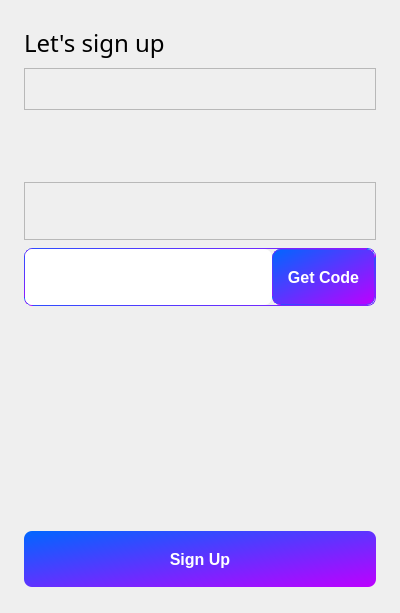
<?xml version="1.0" encoding="UTF-8"?>
<ui version="4.0">
 <class>signUp</class>
 <widget class="QWidget" name="signUp">
  <property name="geometry">
   <rect>
    <x>0</x>
    <y>0</y>
    <width>400</width>
    <height>613</height>
   </rect>
  </property>
  <property name="sizePolicy">
   <sizepolicy hsizetype="Fixed" vsizetype="Fixed">
    <horstretch>0</horstretch>
    <verstretch>0</verstretch>
   </sizepolicy>
  </property>
  <property name="windowTitle">
   <string>Form</string>
  </property>
  <property name="styleSheet">
   <string notr="true"/>
  </property>
  <layout class="QVBoxLayout" name="verticalLayout">
   <property name="spacing">
    <number>8</number>
   </property>
   <property name="leftMargin">
    <number>24</number>
   </property>
   <property name="topMargin">
    <number>0</number>
   </property>
   <property name="rightMargin">
    <number>24</number>
   </property>
   <property name="bottomMargin">
    <number>0</number>
   </property>
   <item>
    <spacer name="verticalSpacer">
     <property name="orientation">
      <enum>Qt::Vertical</enum>
     </property>
     <property name="sizeHint" stdset="0">
      <size>
       <width>20</width>
       <height>40</height>
      </size>
     </property>
    </spacer>
   </item>
   <item>
    <widget class="QLabel" name="label">
     <property name="sizePolicy">
      <sizepolicy hsizetype="Preferred" vsizetype="Preferred">
       <horstretch>0</horstretch>
       <verstretch>0</verstretch>
      </sizepolicy>
     </property>
     <property name="font">
      <font>
       <family>微软雅黑</family>
       <pointsize>-1</pointsize>
       <bold>false</bold>
      </font>
     </property>
     <property name="styleSheet">
      <string notr="true">font-size:24px;</string>
     </property>
     <property name="text">
      <string>Let's sign up</string>
     </property>
    </widget>
   </item>
   <item>
    <widget class="QFrame" name="frame">
     <property name="frameShape">
      <enum>QFrame::StyledPanel</enum>
     </property>
     <property name="frameShadow">
      <enum>QFrame::Raised</enum>
     </property>
     <layout class="QHBoxLayout" name="horizontalLayout">
      <property name="spacing">
       <number>0</number>
      </property>
      <property name="leftMargin">
       <number>0</number>
      </property>
      <property name="topMargin">
       <number>0</number>
      </property>
      <property name="rightMargin">
       <number>0</number>
      </property>
      <property name="bottomMargin">
       <number>0</number>
      </property>
      <item>
       <widget class="QComboBox" name="cbPhone">
        <property name="sizePolicy">
         <sizepolicy hsizetype="Preferred" vsizetype="Preferred">
          <horstretch>0</horstretch>
          <verstretch>0</verstretch>
         </sizepolicy>
        </property>
        <property name="minimumSize">
         <size>
          <width>120</width>
          <height>40</height>
         </size>
        </property>
        <property name="maximumSize">
         <size>
          <width>120</width>
          <height>40</height>
         </size>
        </property>
        <property name="styleSheet">
         <string notr="true">QComboBox{
	border:none;
	background-color: rgba(255, 255, 255,0);
	padding-left:10px;
}

QComboBox::drop-down {
    subcontrol-origin: padding;
    subcontrol-position: top left;
    width: 20px;
    border-top-right-radius: 3px; 
    border-bottom-right-radius: 3px;
}

QComboBox::down-arrow {
	image: url(:/QtTest/icon/Speech/down.png);
}

QComboBox QAbstractItemView::item { 
	min-height: 40px;
}
</string>
        </property>
        <property name="iconSize">
         <size>
          <width>32</width>
          <height>32</height>
         </size>
        </property>
        <property name="frame">
         <bool>true</bool>
        </property>
       </widget>
      </item>
      <item>
       <spacer name="horizontalSpacer">
        <property name="orientation">
         <enum>Qt::Horizontal</enum>
        </property>
        <property name="sizeHint" stdset="0">
         <size>
          <width>227</width>
          <height>20</height>
         </size>
        </property>
       </spacer>
      </item>
     </layout>
    </widget>
   </item>
   <item>
    <widget class="WCommonEdit" name="edUser" native="true">
     <property name="sizePolicy">
      <sizepolicy hsizetype="Preferred" vsizetype="Preferred">
       <horstretch>0</horstretch>
       <verstretch>0</verstretch>
      </sizepolicy>
     </property>
     <property name="minimumSize">
      <size>
       <width>0</width>
       <height>56</height>
      </size>
     </property>
     <property name="maximumSize">
      <size>
       <width>16777215</width>
       <height>56</height>
      </size>
     </property>
     <property name="font">
      <font>
       <family>微软雅黑</family>
       <pointsize>10</pointsize>
      </font>
     </property>
    </widget>
   </item>
   <item>
    <widget class="QFrame" name="frame_2">
     <property name="frameShape">
      <enum>QFrame::StyledPanel</enum>
     </property>
     <property name="frameShadow">
      <enum>QFrame::Raised</enum>
     </property>
     <layout class="QHBoxLayout" name="horizontalLayout_2">
      <property name="spacing">
       <number>16</number>
      </property>
      <property name="leftMargin">
       <number>0</number>
      </property>
      <property name="topMargin">
       <number>0</number>
      </property>
      <property name="rightMargin">
       <number>0</number>
      </property>
      <property name="bottomMargin">
       <number>0</number>
      </property>
      <item>
       <widget class="WCommonEdit" name="verificationCodeEdit" native="true">
        <property name="sizePolicy">
         <sizepolicy hsizetype="Preferred" vsizetype="Preferred">
          <horstretch>0</horstretch>
          <verstretch>0</verstretch>
         </sizepolicy>
        </property>
        <property name="minimumSize">
         <size>
          <width>0</width>
          <height>56</height>
         </size>
        </property>
        <property name="maximumSize">
         <size>
          <width>16777215</width>
          <height>56</height>
         </size>
        </property>
        <property name="font">
         <font>
          <family>微软雅黑</family>
          <italic>false</italic>
          <bold>false</bold>
         </font>
        </property>
       </widget>
      </item>
      <item>
       <widget class="WVerificationCode" name="verificationCodePic" native="true">
        <property name="sizePolicy">
         <sizepolicy hsizetype="Preferred" vsizetype="Preferred">
          <horstretch>0</horstretch>
          <verstretch>0</verstretch>
         </sizepolicy>
        </property>
        <property name="minimumSize">
         <size>
          <width>105</width>
          <height>56</height>
         </size>
        </property>
        <property name="maximumSize">
         <size>
          <width>105</width>
          <height>56</height>
         </size>
        </property>
        <property name="font">
         <font>
          <family>微软雅黑</family>
          <italic>false</italic>
          <bold>false</bold>
         </font>
        </property>
       </widget>
      </item>
     </layout>
    </widget>
   </item>
   <item>
    <widget class="QFrame" name="frame_3">
     <property name="styleSheet">
      <string notr="true">border:1px;
border-style:solid;
border-radius:8px;
border-color:qlineargradient(spread:pad, x1:0, y1:0, x2:1, y2:1, stop:0 #0066FF, stop:1 #BD00FF);</string>
     </property>
     <property name="frameShape">
      <enum>QFrame::StyledPanel</enum>
     </property>
     <property name="frameShadow">
      <enum>QFrame::Raised</enum>
     </property>
     <layout class="QHBoxLayout" name="horizontalLayout_3">
      <property name="spacing">
       <number>0</number>
      </property>
      <property name="leftMargin">
       <number>0</number>
      </property>
      <property name="topMargin">
       <number>0</number>
      </property>
      <property name="rightMargin">
       <number>0</number>
      </property>
      <property name="bottomMargin">
       <number>0</number>
      </property>
      <item>
       <widget class="QLineEdit" name="edVCode">
        <property name="sizePolicy">
         <sizepolicy hsizetype="Preferred" vsizetype="Preferred">
          <horstretch>0</horstretch>
          <verstretch>0</verstretch>
         </sizepolicy>
        </property>
        <property name="styleSheet">
         <string notr="true">border:none;</string>
        </property>
       </widget>
      </item>
      <item>
       <widget class="QPushButton" name="getCodeBtn">
        <property name="sizePolicy">
         <sizepolicy hsizetype="Preferred" vsizetype="Preferred">
          <horstretch>0</horstretch>
          <verstretch>0</verstretch>
         </sizepolicy>
        </property>
        <property name="minimumSize">
         <size>
          <width>103</width>
          <height>56</height>
         </size>
        </property>
        <property name="maximumSize">
         <size>
          <width>103</width>
          <height>56</height>
         </size>
        </property>
        <property name="cursor">
         <cursorShape>PointingHandCursor</cursorShape>
        </property>
        <property name="styleSheet">
         <string notr="true">font-size:16px;
font-weight: 700;
background-color:qlineargradient(spread:pad, x1:0, y1:0, x2:1, y2:1, stop:0 #0066FF, stop:1 #BD00FF);
color:#FFFFFF;
border-radius:8px;</string>
        </property>
        <property name="text">
         <string>Get Code</string>
        </property>
       </widget>
      </item>
     </layout>
    </widget>
   </item>
   <item>
    <widget class="WCommonEdit" name="edPassword" native="true">
     <property name="sizePolicy">
      <sizepolicy hsizetype="Preferred" vsizetype="Preferred">
       <horstretch>0</horstretch>
       <verstretch>0</verstretch>
      </sizepolicy>
     </property>
     <property name="minimumSize">
      <size>
       <width>0</width>
       <height>56</height>
      </size>
     </property>
     <property name="maximumSize">
      <size>
       <width>16777215</width>
       <height>56</height>
      </size>
     </property>
     <property name="font">
      <font>
       <family>微软雅黑</family>
       <pointsize>10</pointsize>
      </font>
     </property>
    </widget>
   </item>
   <item>
    <widget class="WCommonEdit" name="edPassword2" native="true">
     <property name="sizePolicy">
      <sizepolicy hsizetype="Preferred" vsizetype="Preferred">
       <horstretch>0</horstretch>
       <verstretch>0</verstretch>
      </sizepolicy>
     </property>
     <property name="minimumSize">
      <size>
       <width>0</width>
       <height>56</height>
      </size>
     </property>
     <property name="maximumSize">
      <size>
       <width>16777215</width>
       <height>56</height>
      </size>
     </property>
     <property name="font">
      <font>
       <family>微软雅黑</family>
       <pointsize>10</pointsize>
      </font>
     </property>
    </widget>
   </item>
   <item>
    <widget class="WCommonEdit" name="edRecommend" native="true">
     <property name="minimumSize">
      <size>
       <width>0</width>
       <height>56</height>
      </size>
     </property>
     <property name="maximumSize">
      <size>
       <width>16777215</width>
       <height>56</height>
      </size>
     </property>
    </widget>
   </item>
   <item>
    <spacer name="verticalSpacer_3">
     <property name="orientation">
      <enum>Qt::Vertical</enum>
     </property>
     <property name="sizeHint" stdset="0">
      <size>
       <width>20</width>
       <height>40</height>
      </size>
     </property>
    </spacer>
   </item>
   <item>
    <widget class="QPushButton" name="pbSignUp">
     <property name="minimumSize">
      <size>
       <width>0</width>
       <height>56</height>
      </size>
     </property>
     <property name="maximumSize">
      <size>
       <width>16777215</width>
       <height>56</height>
      </size>
     </property>
     <property name="cursor">
      <cursorShape>PointingHandCursor</cursorShape>
     </property>
     <property name="styleSheet">
      <string notr="true">font-size:16px;
font-weight: 700;
background-color:qlineargradient(spread:pad, x1:0, y1:0, x2:1, y2:1, stop:0 #0066FF, stop:1 #BD00FF);
color:#FFFFFF;
border-radius:8px;</string>
     </property>
     <property name="text">
      <string>Sign Up</string>
     </property>
     <property name="flat">
      <bool>true</bool>
     </property>
    </widget>
   </item>
   <item>
    <spacer name="verticalSpacer_2">
     <property name="orientation">
      <enum>Qt::Vertical</enum>
     </property>
     <property name="sizeHint" stdset="0">
      <size>
       <width>20</width>
       <height>40</height>
      </size>
     </property>
    </spacer>
   </item>
  </layout>
 </widget>
 <customwidgets>
  <customwidget>
   <class>WCommonEdit</class>
   <extends>QWidget</extends>
   <header location="global">WCommonEdit.h</header>
   <container>1</container>
  </customwidget>
  <customwidget>
   <class>WVerificationCode</class>
   <extends>QWidget</extends>
   <header location="global">WVerificationCode.h</header>
   <container>1</container>
  </customwidget>
 </customwidgets>
 <resources/>
 <connections/>
</ui>
